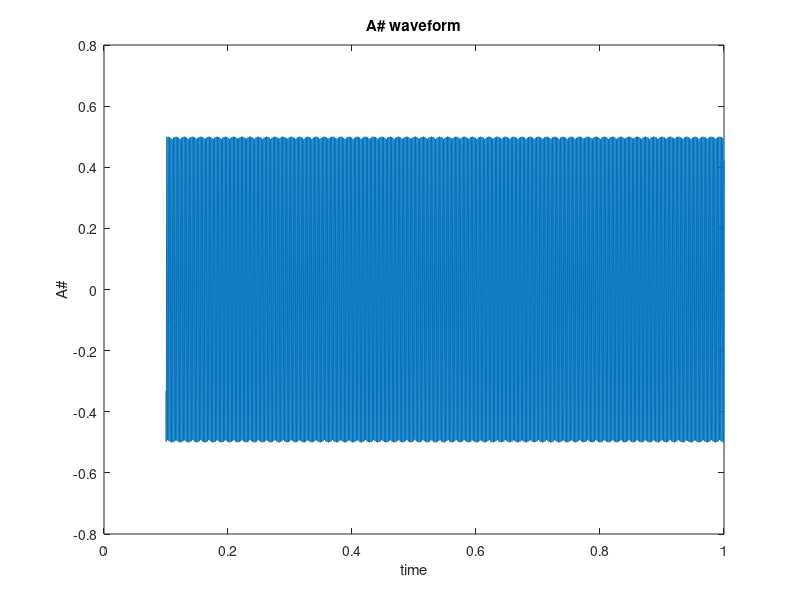
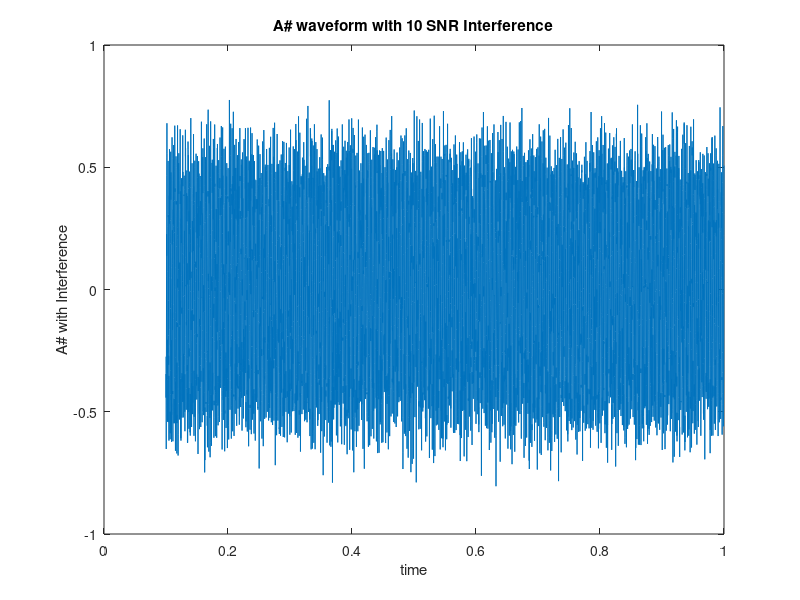

These charts were generated, in order, by the following MATLAB code:
tone =466.16;
sample=8000;
amplitude=.5;
SNR=10;

%generate signal
t=0.1:1/sample:1.0;
s=amplitude*sin(2*pi*tone*t);
%sound(s);

%plot signal
figure(1);
plot(t,s);
title('A# waveform');
xlabel('time');
ylabel('A#');


%create noise 
var=cov(s);
var_noise=var/(10^(SNR/10));
noise=sqrt(var_noise)*randn(length(s),1);
%sound(noise);

%plot noise
figure(2);
plot(t,noise);
title('Noise signal with SNR of 5');
xlabel('time');
ylabel('noise(dB)')

%add noise
m=s+noise';
%sound(m);

%plot new waveform 
plot(t,m);
title('A# waveform with 10 SNR Interference');
xlabel('time');
ylabel('A# with Interference');